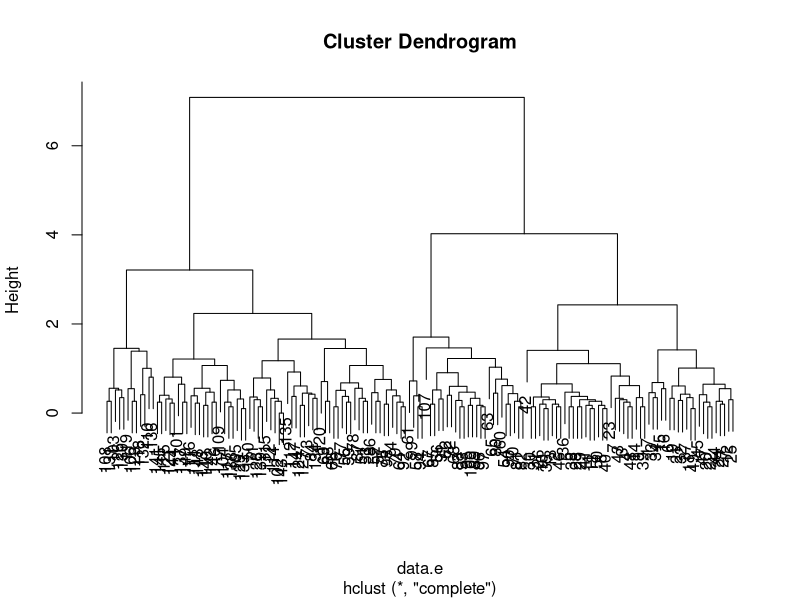

Generate this figure with R:
pColumns <- c('Sepal.Length', 'Sepal.Width', 'Petal.Length', 'Petal.Width');

data <- iris[ , pColumns]

data.e <- dist(data)

data.m <- as.matrix(data.e)

model <- hclust(data.e)

plot(model)

result <- cutree(model, k=3)

table(iris[, 5], result)
